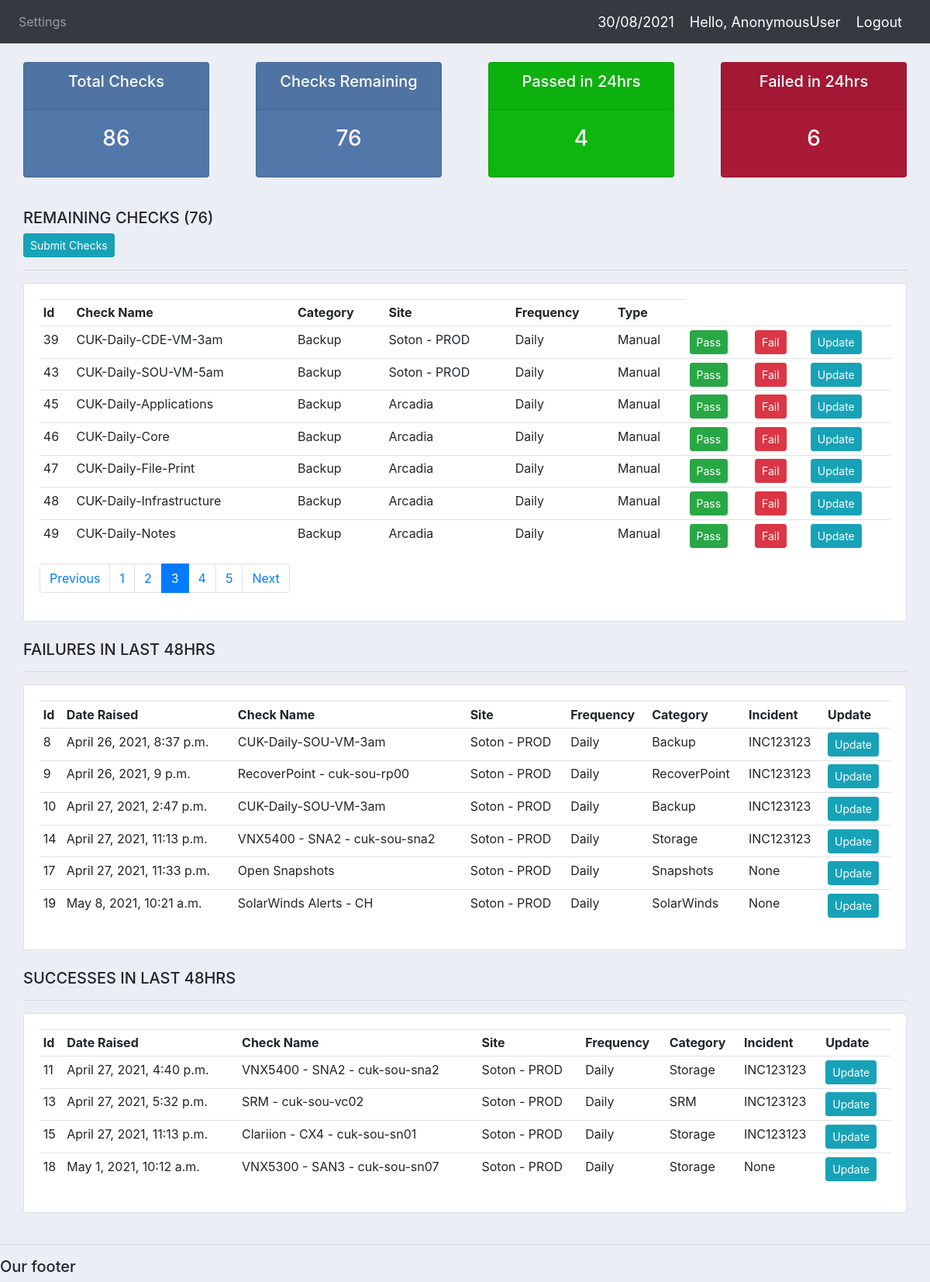
/?page=3, run on the app's committed database.
### main/models.py (models this page shows, shortened)
class Check(models.Model):
    FREQUENCY = (
        ('Daily', 'Daily'),
        ('Weekly', 'Weekly'),
        ('Monthly', 'Monthly'),
    )
    AUTO = (
        ('Manual', 'Manual'),
        ('Email', 'Email'),
        ('Automated', 'Automated'),
    )
    name = models.CharField(max_length=200, null=True)
    check_frequency = models.CharField(max_length=200, null=True, choices=FREQUENCY, default='Daily')
    check_automation = models.CharField(max_length=200, null=True, choices=AUTO, default='Manual')
    category_id = models.ForeignKey(Category, null=True, on_delete=models.SET_NULL)
    site_id = models.ForeignKey(Site, null=True, on_delete=models.SET_NULL)
    team_id = models.ForeignKey(Team, null=True, on_delete=models.SET_NULL)
    tag_id = models.ManyToManyField(Tag)
    def __str__(self):
        return self.name

class Category(models.Model):
    name = models.CharField(max_length=200, null=True)
    def __str__(self):
        return self.name

class Site(models.Model):
    name = models.CharField(max_length=200, null=True)
    def __str__(self):
        return self.name

class Result(models.Model):
    RESULTSTATE = (
        ('Passed', 'Passed'),
        ('Failed', 'Failed'),
    )
    check_id = models.ForeignKey(Check, null=True, on_delete=models.SET_NULL)
    incident_id = models.ForeignKey(Incident, null=True, on_delete=models.SET_NULL)
    category_id = models.ForeignKey(Category, null=True, on_delete=models.SET_NULL)
    site_id = models.ForeignKey(Site, null=True, on_delete=models.SET_NULL)
    status = models.CharField(max_length=200, null=True, choices=RESULTSTATE)
    notes = models.CharField(max_length=500, null=True, default='null')
    date_time = models.DateTimeField(auto_now_add=True, null=True)

class Incident(models.Model):
    name = models.CharField(max_length=200, null=True, default='null')
    def __str__(self):
        return self.name

### main/views.py (the view)
# urls.py: 2. Add a URL to urlpatterns:  path('', views.home, name='home')
def home(request):
    today = date.today()
    d1 = today.strftime("%d/%m/%Y")
    checklist = Check.objects.all()
    total_checks = checklist.count()
    resultlist = Result.objects.all()
    totalfails = Result.objects.filter(status='Failed')
    totalfailscount = totalfails.count()
    totalpass = Result.objects.filter(status='Passed')
    totalpasscount = totalpass.count()
    remaining = Check.objects.exclude(result__status='Passed').exclude(result__status='Failed').order_by('site_id')
    remaining_list = remaining
    paginator = Paginator(remaining_list, 7)
    page_number = request.GET.get('page', 1)
    page = paginator.get_page(page_number)
    if page.has_next():
        next_url = f'?page={page.next_page_number()}'
    else:
        next_url = ''
    if page.has_previous():
        prev_url = f'?page={page.previous_page_number()}'
    else:
        prev_url = ''
    checks_remain_count = total_checks - (Check.objects.filter(result__status='Passed').count() + Check.objects.filter(
        result__status='Failed').count())
    category = Category.objects.all()
    context = {'total_checks': total_checks, 'checklist': checklist, 'resultlist': resultlist, 'totalpass': totalpass,
               'totalfails': totalfails,
               'totalfailscount': totalfailscount, 'totalpasscount': totalpasscount, 'category': category,
               'remaining': remaining, 'checks_remain_count': checks_remain_count, 'page': page,
               'next_page_url': next_url, 'prev_page_url': prev_url, 'd1': d1}
    return render(request, 'main/dashboard.html', context)

### main/templates/main/dashboard.html (shortened to what this page needs)
{%  extends 'main/main.html' %}
{% block content %}
{%  include 'main/status.html' %}
<br>
<div class="col-md-12">
<h5>REMAINING CHECKS ({{checks_remain_count}})</h5>
    {% if checks_remain_count <= 76 %}
        <a class="btn btn-sm btn-info" href="{% url 'result_create' %}">Submit Checks</a>
    {% endif %}
<hr>
    <div class="card card-body">
        <table class="table table-sm">
            <tr>
                <th>Id</th>
                <th>Check Name</th>
                <th>Category</th>
                <th>Site</th>
                <th>Frequency</th>
                <th>Type</th>
            </tr>
        {% for result in page.object_list %}
            <tr>
                <td>{{result.id}}</td>
                <td>{{result.name}}</td>
                <td>{{result.category_id}}</td>
                <td>{{result.site_id}}</td>
                <td>{{result.check_frequency}}</td>
                <td>{{result.check_automation}}</td>
                <td><a class="btn btn-sm btn-success" href="{% url 'result_create' %}">Pass</a></td>
                <td><a class="btn btn-sm btn-danger" href="{% url 'result_create' %}">Fail</a></td>
                <td><a class="btn btn-sm btn-info" href="{% url 'result_create' %}">Update</a></td>
            </tr>
        {% endfor %}
        </table>
        <nav aria-label="...">
            <ul class="pagination">
                <li class="page-item {% if not prev_page_url %} disabled {% endif %}">
                    <a class="page-link" href="{{ prev_page_url }}" tabindex="-1" aria-disabled="true">Previous</a>
                </li>
                {% for n in page.paginator.page_range %}
                        {% if page.number == n %}
                            <li class="page-item active">
                            <a class="page-link" href="?page={{ n }}">{{ n }}</a>
                        </li>
                        {% elif n > page.number|add:-3 and n < page.number|add:3 %}
                        <li class="page-item">
                            <a class="page-link" href="?page={{ n }}">{{ n }}</a>
                            </li>
                        {% endif %}
                {% endfor %}
                <li class="page-item {% if not next_page_url %} disabled {% endif %}">
                    <a class="page-link" href="{{ next_page_url }}">Next</a>
                </li>
            </ul>
        </nav>
    </div>
</div>
<br>
<div class="col-md-12">
<h5>FAILURES IN LAST 48HRS</h5>
<hr>
    <div class="card card-body">
        <table class="table table-sm">
            <tr>
                <th>Id</th>
                <th>Date Raised</th>
                <th>Check Name</th>
                <th>Site</th>
                <th>Frequency</th>
                <th>Category</th>
                <th>Incident</th>
                <th>Update</th>
            </tr>
        {% for result in totalfails %}
            <tr>
                <td>{{result.id}}</td>
                <td>{{result.date_time}}</td>
                <td>{{result.check_id}}</td>
                <td>{{result.check_id.site_id}}</td>
                <td>{{result.check_id.check_frequency}}</td>
                <td>{{result.check_id.category_id}}</td>
                <td>{{result.incident_id}}</td>
                <td><a class="btn btn-sm btn-info" href="{% url 'result_update' result.id %}">Update</a></td>
            </tr>
        {% endfor %}
        </table>
    </div>
</div>
    <br>
<div class="col-md-12">
<h5>SUCCESSES IN LAST 48HRS</h5>
<hr>
    <div class="card card-body">
        <table class="table table-sm">
            <tr>
                <th>Id</th>
                <th>Date Raised</th>
                <th>Check Name</th>
                <th>Site</th>
                <th>Frequency</th>
                <th>Category</th>
                <th>Incident</th>
                <th>Update</th>
            </tr>
        {% for result in totalpass %}
            <tr>
                <td>{{result.id}}</td>
                <td>{{result.date_time}}</td>
                <td>{{result.check_id}}</td>
                <td>{{result.check_id.site_id}}</td>
                <td>{{result.check_id.check_frequency}}</td>
                <td>{{result.check_id.category_id}}</td>
                <td>{{result.incident_id}}</td>
                <td><a class="btn btn-sm btn-info" href="{% url 'result_update' result.id %}">Update</a></td>
            </tr>
        {% endfor %}
        </table>
    </div>
</div>
<br>
{% endblock %}

### static/css/main.css (style rules this page uses)
body { background-color: #ebeff5; }

### data on the page
Check: id "39", name "CUK-Daily-CDE-VM-3am", category_id "Backup", site_id "Soton - PROD", check_frequency "Daily", check_automation "Manual"
Check: id "43", name "CUK-Daily-SOU-VM-5am", category_id "Backup", site_id "Soton - PROD", check_frequency "Daily", check_automation "Manual"
Check: id "45", name "CUK-Daily-Applications", category_id "Backup", site_id "Arcadia", check_frequency "Daily", check_automation "Manual"
Check: id "46", name "CUK-Daily-Core", category_id "Backup", site_id "Arcadia", check_frequency "Daily", check_automation "Manual"
Check: id "47", name "CUK-Daily-File-Print", category_id "Backup", site_id "Arcadia", check_frequency "Daily", check_automation "Manual"
Check: id "48", name "CUK-Daily-Infrastructure", category_id "Backup", site_id "Arcadia", check_frequency "Daily", check_automation "Manual"
Check: id "49", name "CUK-Daily-Notes", category_id "Backup", site_id "Arcadia", check_frequency "Daily", check_automation "Manual"
Result: id "8", date_time "April 26, 2021, 8:37 p.m.", check_id "CUK-Daily-SOU-VM-3am", check_id.site_id "Soton - PROD", check_id.check_frequency "Daily", check_id.category_id "Backup", incident_id "INC123123"
Result: id "9", date_time "April 26, 2021, 9 p.m.", check_id "RecoverPoint - cuk-sou-rp00", check_id.site_id "Soton - PROD", check_id.check_frequency "Daily", check_id.category_id "RecoverPoint", incident_id "INC123123"
Result: id "10", date_time "April 27, 2021, 2:47 p.m.", check_id "CUK-Daily-SOU-VM-3am", check_id.site_id "Soton - PROD", check_id.check_frequency "Daily", check_id.category_id "Backup", incident_id "INC123123"
Result: id "14", date_time "April 27, 2021, 11:13 p.m.", check_id "VNX5400 - SNA2 - cuk-sou-sna2", check_id.site_id "Soton - PROD", check_id.check_frequency "Daily", check_id.category_id "Storage", incident_id "INC123123"
Result: id "17", date_time "April 27, 2021, 11:33 p.m.", check_id "Open Snapshots", check_id.site_id "Soton - PROD", check_id.check_frequency "Daily", check_id.category_id "Snapshots", incident_id "None"
Result: id "19", date_time "May 8, 2021, 10:21 a.m.", check_id "SolarWinds Alerts - CH", check_id.site_id "Soton - PROD", check_id.check_frequency "Daily", check_id.category_id "SolarWinds", incident_id "None"
Result: id "11", date_time "April 27, 2021, 4:40 p.m.", check_id "VNX5400 - SNA2 - cuk-sou-sna2", check_id.site_id "Soton - PROD", check_id.check_frequency "Daily", check_id.category_id "Storage", incident_id "INC123123"
Result: id "13", date_time "April 27, 2021, 5:32 p.m.", check_id "SRM - cuk-sou-vc02", check_id.site_id "Soton - PROD", check_id.check_frequency "Daily", check_id.category_id "SRM", incident_id "INC123123"
Result: id "15", date_time "April 27, 2021, 11:13 p.m.", check_id "Clariion - CX4 - cuk-sou-sn01", check_id.site_id "Soton - PROD", check_id.check_frequency "Daily", check_id.category_id "Storage", incident_id "INC123123"
Result: id "18", date_time "May 1, 2021, 10:12 a.m.", check_id "VNX5300 - SAN3 - cuk-sou-sn07", check_id.site_id "Soton - PROD", check_id.check_frequency "Daily", check_id.category_id "Storage", incident_id "None"

### other printed values
{{ request.user }} "AnonymousUser"
{{ total_checks }} "86"
{{ checks_remain_count }} "76"
{{ totalpasscount }} "4"
{{ totalfailscount }} "6"
{{ n }} "1" "2" "4" "5"
{{ n }} "3"
